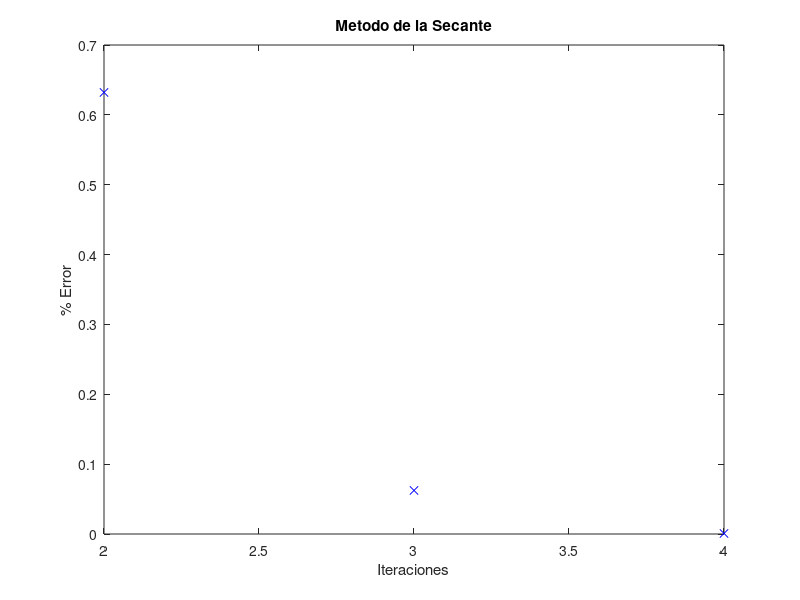

MATLAB code for this plot:
%{
    Metodo de la Secante
    Parametros de Entrada
      @param func: funcion a la cual se le aplicara el algoritmo
      @param x0: primer valor inicial
      @param x1: segundo valor inicial
      @param MAXIT:  iteraciones maximas
      @param TOL:  tolerencia del algoritmo
    
    Parametros de Salida
      @return xAprox: valor aproximado de x
      @return error: porcentaje de error del resultado obtenido
%}

clc;
clear;

function [xAprox, err] = secante(func, x0, x1, MAXIT, TOL)
    iter = 2;
    err = 1;
    iterl = []; % Lista que almacena el numero de iteraciones para despues graficar
    errl = []; % Lista que almacena el % de error de cada iteracion para despues graficar

    while(iter < MAXIT)

        xAprox = x1 - ((x1 - x0) / (func(x1) - func(x0))) * func(x1);
        err = (abs(xAprox - x1)) / (abs(xAprox));
        iterl(iter-1) = iter;
        errl(iter-1) = err;
        
        if(err < TOL)
          grafica(iterl, errl);
          return;
        else
          iter = iter + 1;
          x0 = x1;
          x1 =  xAprox;
        endif
    endwhile
    grafica(iterl, errl);
    return;
endfunction

%{
    Parametros de Entrada
        @param listaValoresX: valores del eje 'x'
        @param listaValoresY: valores del eje 'y'
    
    Parametros de Salida
        @return: Grafico de los datos ingresados
%}
function grafica(listaValoresX, listaValoresY)
    plot(listaValoresX, listaValoresY, 'bx');
    title("Metodo de la Secante");
    xlabel("Iteraciones");
    ylabel("% Error");
endfunction

%Valores iniciales
x0 = 0;
x1 = 1;
%Iteraciones maximas
MAXIT = 100;
%Tolerancia
TOL = 0.01;
%Funcion 
func = @(x) e^-(x^2) - x;
%Llamado de la funcion
[xAprox, err] = secante(func, x0, x1, MAXIT, TOL);
printf("############################################ \n");
printf("Metodo de la Secante \n");
printf('xAprox = %f\n%%Error = %i \n', xAprox, err);